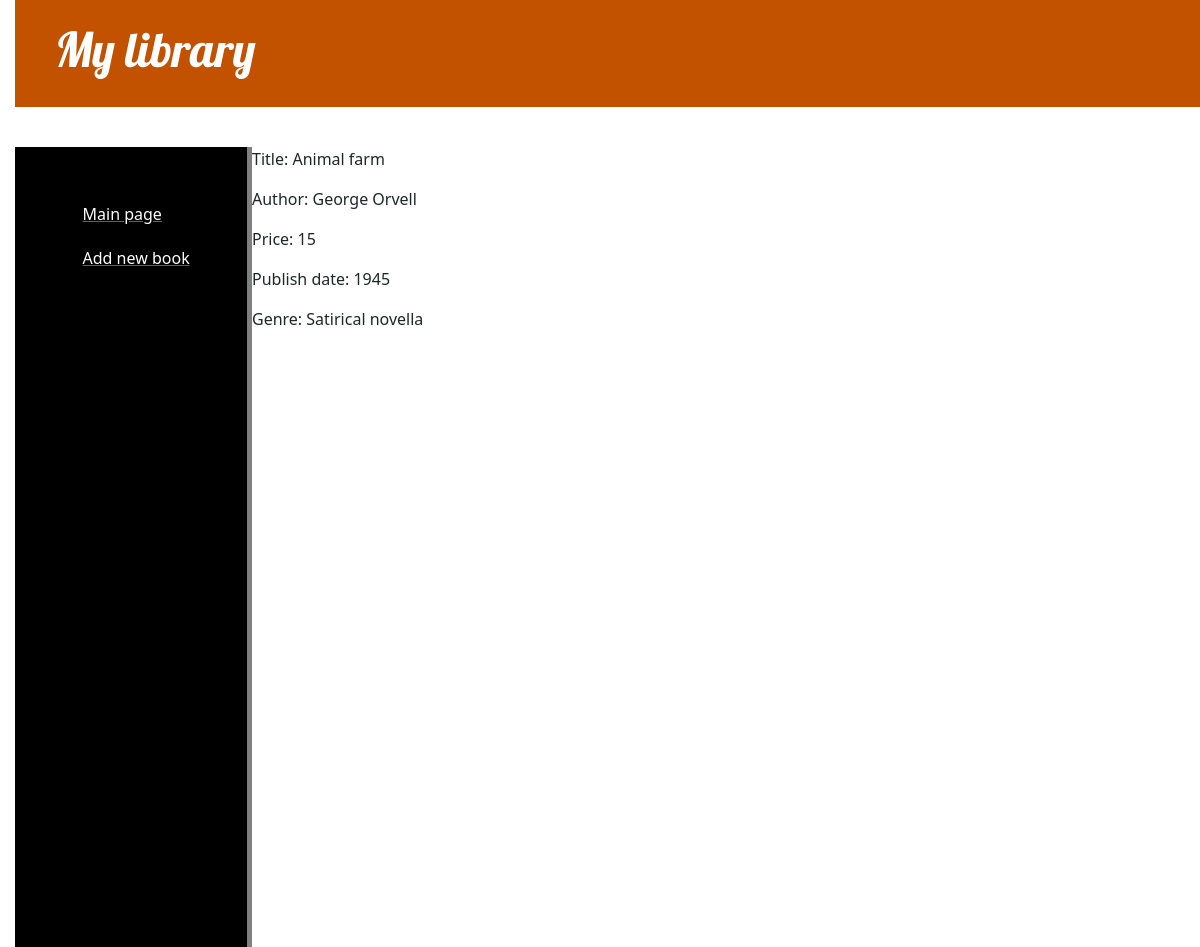
Screenshot of /post/3/ with the database file from the repository.
### books/models.py (models this page shows, shortened)
class Book(models.Model):
    title = models.CharField(max_length=255)
    author = models.CharField(max_length=255)
    price = models.IntegerField()
    publishing_date = models.IntegerField()
    genre = models.CharField(max_length=255)
    description = models.TextField()
    is_published_on_website = False

### books/views.py (the view)
# urls.py: path('post/<int:pk>/', views.show_post_by_id, name='show_post_by_id'),
def show_post_by_id(request, pk):
    book = get_object_or_404(Book, pk=pk)
    return render(request, 'books/show_book_info.html', {'book': book})

### books/templates/books/show_book_info.html
{% extends 'books/base.html' %}
{% block content %}
<p>Title: {{ book.title }}</p>
<p>Author: {{ book.author }}</p>
<p>Price: {{ book.price }}</p>
<p>Publish date: {{ book.publishing_date }}</p>
<p>Genre: {{ book.genre }}</p>
{% endblock %}

### books/static/books/css/decoration.css (style rules this page uses)
body { padding-left: 15px; }

### rows the page displays
Book: title "Animal farm", author "George Orvell", price "15", publishing_date "1945", genre "Satirical novella"
